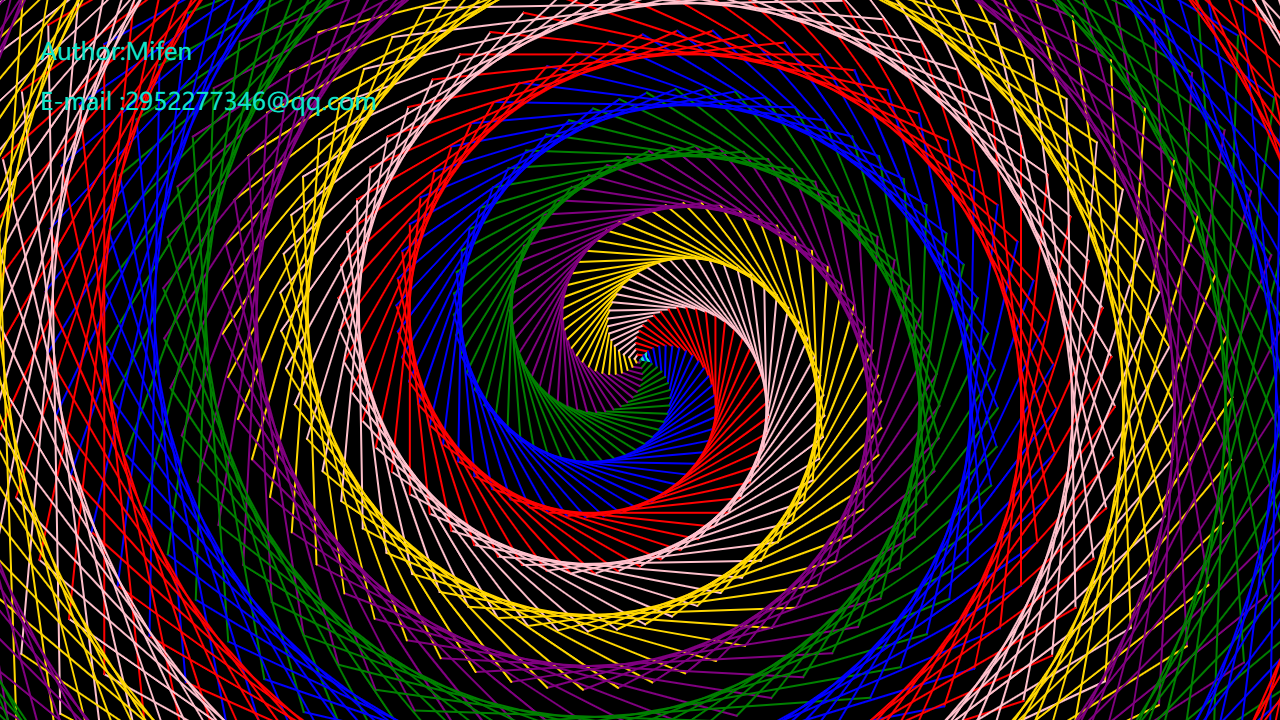

Recreate this plot in Python.
# -*- coding: utf-8 -*-
# Time    : 2019/4/5 22:40
# Author  : Mifen
# Email   : 2952277346@qq.com
# Github  : https://github.com/Amd794


import turtle as t
from turtle import *

angle = 60 #通过改变角度，绘制出各种多边形
t.bgcolor('black')
t.pensize(2)
randomColor = ['red','blue','green','purple','gold','pink']
t.speed(0)
for i in range(200):
      t.color(randomColor[i%6])
      t.circle(i)
      t.rt(angle+1)
up()
color("#0fe6ca")
goto(-600, 300)
write('Author:Mifen', font=("微软雅黑", 18))
goto(-600, 250)
write('E-mail :2952277346@qq.com', font=("微软雅黑", 18))
goto(-600, 200)
write('Code :https://github.com/Amd794/Python123', font=("微软雅黑", 18))
goto(0,0)
down()
